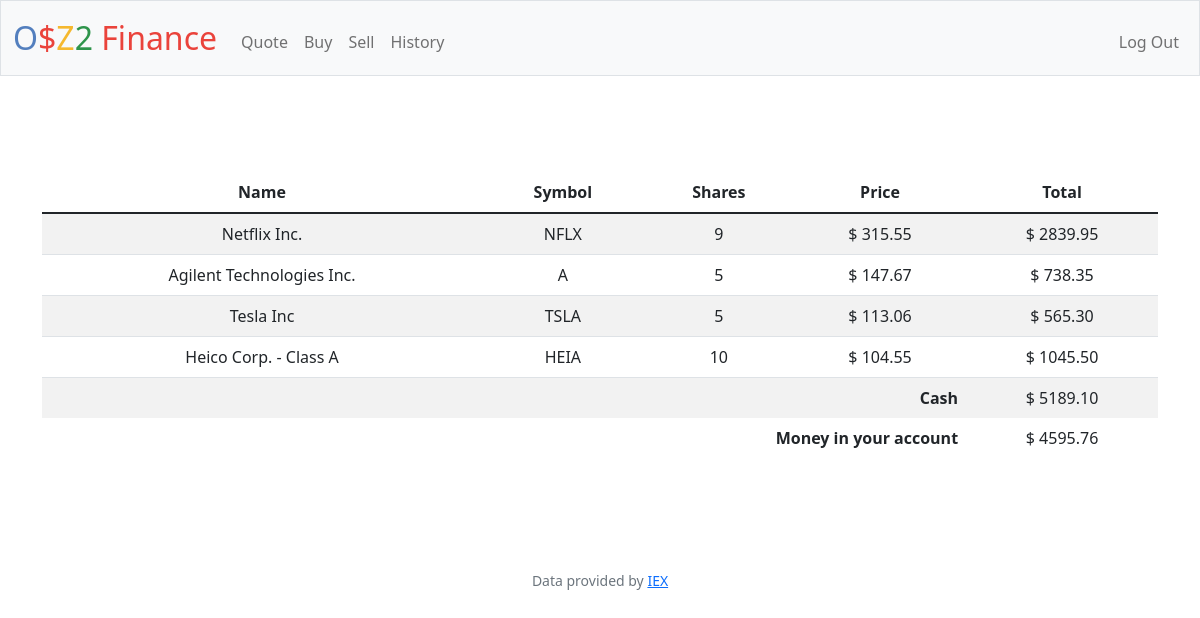
The page / (signed in) on the database its author committed.
### tables this page shows
CREATE TABLE portfolio (id INTEGER NOT NULL, name TEXT NOT NULL, symbol TEXT NOT NULL, shares NUMERIC NOT NULL, price NUMERIC NOT NULL, total NUMERIC NOT NULL, transacted SMALLDATETIME);

### app.py (the view)
@app.route("/")
@login_required
def index():
    money = db.execute("select cash from users where id = ?",session["user_id"])
    portfolio = db.execute("select * from portfolio where id = ?",session["user_id"])
    sum = db.execute("select sum(total) from portfolio where id = ?",session["user_id"])
    if sum[0]["sum(total)"] is not None:
        return render_template("index.html", portfolio = portfolio, sum = '%.2f' %sum[0]["sum(total)"], money = '%.2f' %money[0]['cash'])
    else :
        return render_template("index.html",money = '%.2f' %money[0]['cash'])

### app.py (called while the page is built)
@app.after_request
def after_request(response):
    response.headers["Cache-Control"] = "no-cache, no-store, must-revalidate"
    response.headers["Expires"] = 0
    response.headers["Pragma"] = "no-cache"
    return response

### helpers.py (called while the page is built)
def login_required(f):
    @wraps(f)
    def decorated_function(*args, **kwargs):
        if session.get("user_id") is None:
            return redirect("/login")
        return f(*args, **kwargs)
    return decorated_function

### templates/index.html (shortened to what this page needs)
{% extends "layout.html" %}
{% block main %}
<main class="container py-5 text-center">
    <table class="table table-striped">
        <thead>
            <tr>
                <th class="text-center">Name</th>
                <th class="text-center">Symbol</th>
                <th class="text-center">Shares</th>
                <th class="text-center">Price</th>
                <th class="text-center">Total</th>
            </tr>
        </thead>
            {% for stocks in portfolio %}
                <tr>
                    <td>{{ stocks.name }}</td>
                    <td>{{ stocks.symbol }}</td>
                    <td>{{ stocks.shares }}</td>
                    <td>$ {{ '%.2f' % stocks.price }}</td>
                    <td>$ {{ '%.2f' % stocks.total }}</td>
                </tr>
            {% endfor %}
            <tr>
                <td class="border-0 fw-bold text-end" colspan="4">Cash</td>
                <td class="border-0 text-center">$ {{ sum }}</td>
            </tr>
            <tr>
                <td class="border-0 fw-bold text-end" colspan="4">Money in your account</td>
                <td class="border-0 text-center">$ {{ money }}</td>
            </tr>
    </table>
</main>
{% endblock %}

### templates/layout.html (shortened to what this page needs)
<!DOCTYPE html>
<html lang="en">
    <head>
        <link href="https://cdn.jsdelivr.net/npm/bootstrap@5.1.3/dist/css/bootstrap.min.css" rel="stylesheet">
        <link href="/static/styles.css" rel="stylesheet">
    </head>
    <body>
        <nav class="bg-light border navbar navbar-expand-md navbar-light">
            <div class="container-fluid">
                <a class="navbar-brand" href="/"><span class="blue">O</span><span class="red">$</span><span class="yellow">Z</span><span class="green">2</span> <span class="red">Finance</span></a>
                <div class="collapse navbar-collapse" id="navbar">
                    {% if session["user_id"] %}
                        <ul class="navbar-nav me-auto mt-2">
                            <li class="nav-item"><a class="nav-link" href="/quote">Quote</a></li>
                            <li class="nav-item"><a class="nav-link" href="/buy">Buy</a></li>
                            <li class="nav-item"><a class="nav-link" href="/sell">Sell</a></li>
                            <li class="nav-item"><a class="nav-link" href="/history">History</a></li>
                        </ul>
                        <ul class="navbar-nav ms-auto mt-2">
                            <li class="nav-item"><a class="nav-link" href="/logout">Log Out</a></li>
                        </ul>
                    {% else %}
                        <ul class="navbar-nav ms-auto mt-2">
                            <li class="nav-item"><a class="nav-link" href="/register">Register</a></li>
                            <li class="nav-item"><a class="nav-link" href="/login">Log In</a></li>
                        </ul>
                    {% endif %}
                </div>
            </div>
        </nav>
        <main class="container-fluid py-5 text-center">
            {% block main %}{% endblock %}
        </main>
        <footer class="mb-5 small text-center text-muted">
            Data provided by <a href="https://iexcloud.io/">IEX</a>
        </footer>
    </body>
</html>

### static/styles.css (style rules this page uses)
nav .navbar-brand { font-size: xx-large; }
nav .navbar-brand .blue { color: #537fbe; }
nav .navbar-brand .red { color: #ea433b; }
nav .navbar-brand .yellow { color: #f5b82e; }
nav .navbar-brand .green { color: #2e944b; }

### rows shown on the page
portfolio: name "Netflix Inc.", symbol "NFLX", shares "9", price "315.55", total "2839.95"
portfolio: name "Agilent Technologies Inc.", symbol "A", shares "5", price "147.67", total "738.35"
portfolio: name "Tesla Inc", symbol "TSLA", shares "5", price "113.06", total "565.30"
portfolio: name "Heico Corp. - Class A", symbol "HEIA", shares "10", price "104.55", total "1045.50"

### other values the page prints
{{ sum }} "5189.10"
{{ money }} "4595.76"
